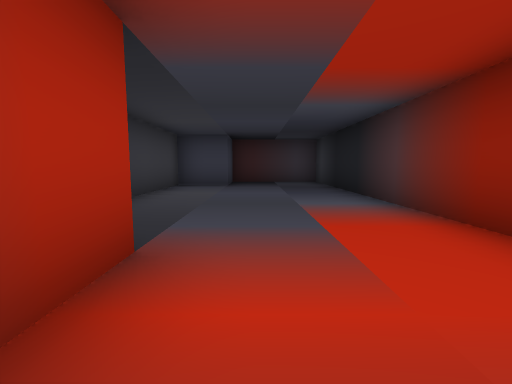
View 1 (above)

19 first-person views from a walk through a Unity game level. The camera is 1.2 m above the floor, tilts 6° down and sees 90° across. The floor is counted in squares, 2 m on a side. Each view is taken from the middle of a square. On the plan, view 1 faces up. The plan holds only what a view shows up to about 9 squares ahead; the rest is blank. The place goes on beyond the plan.

View 2
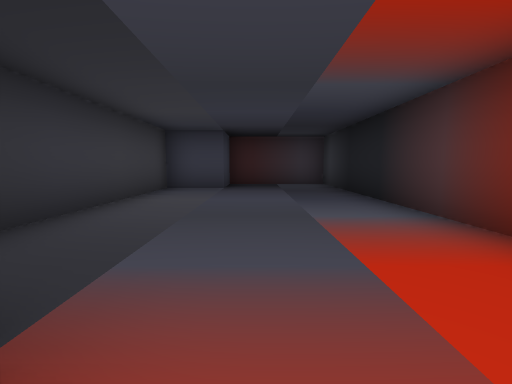

View 3
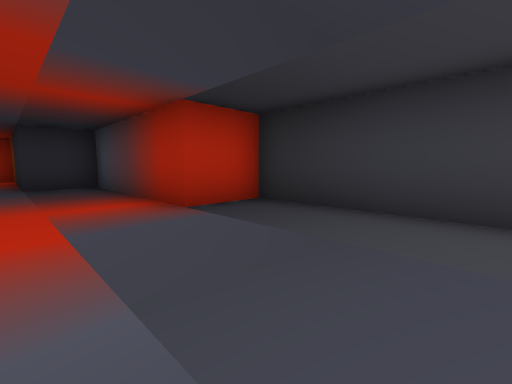

View 4
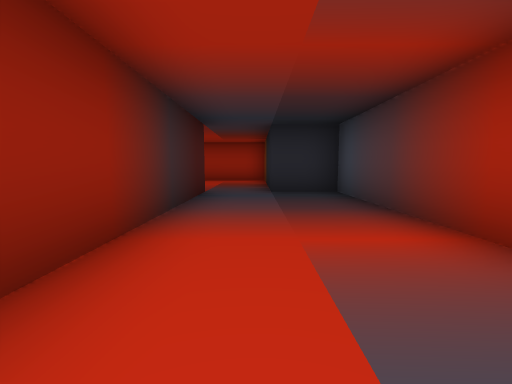

View 5
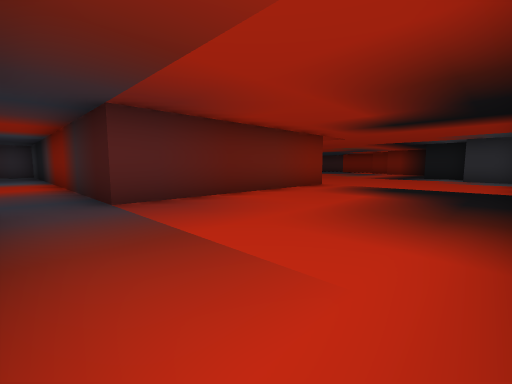

View 6
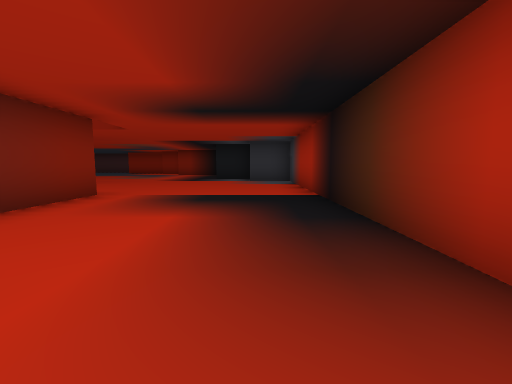

View 7
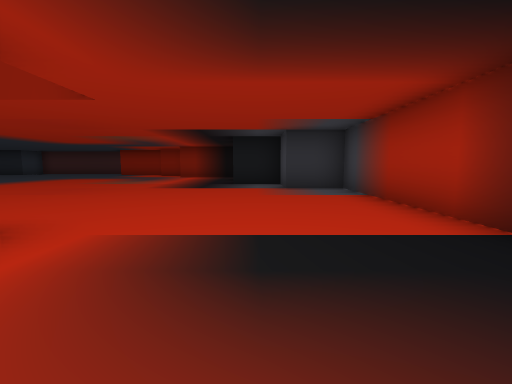

View 8
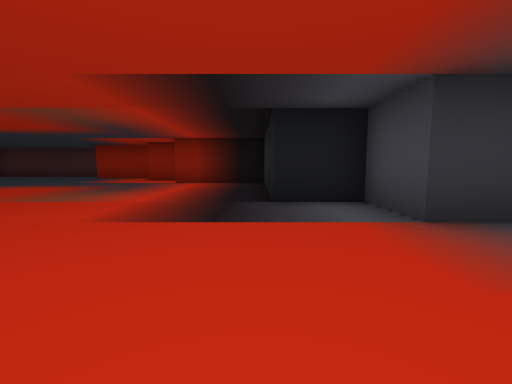

View 9
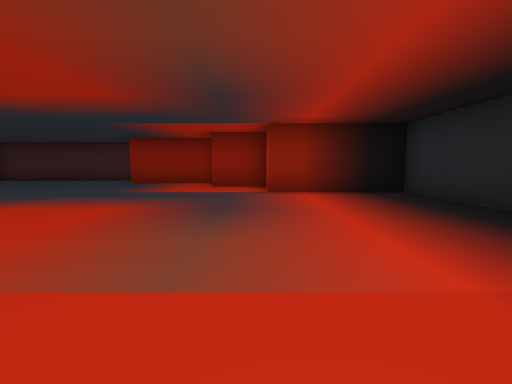

View 10
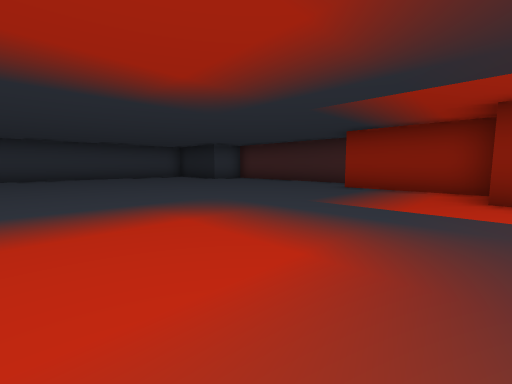

View 11
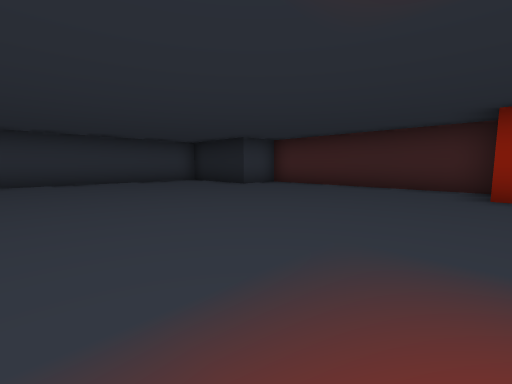

View 12
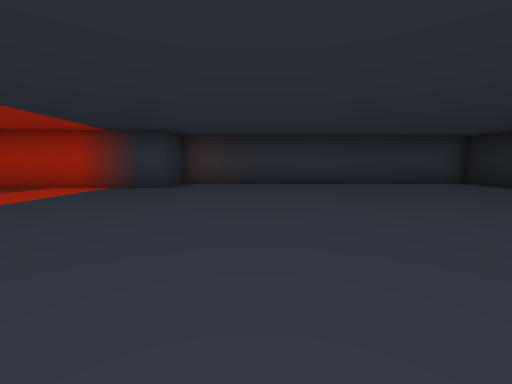

View 13
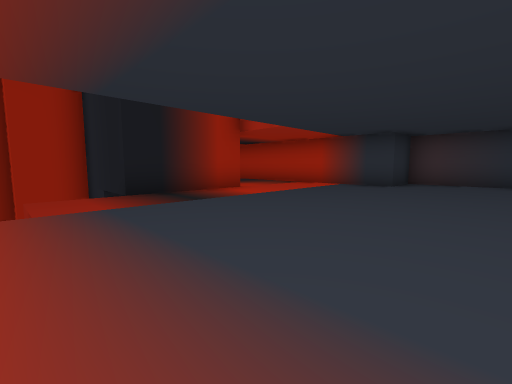

View 14
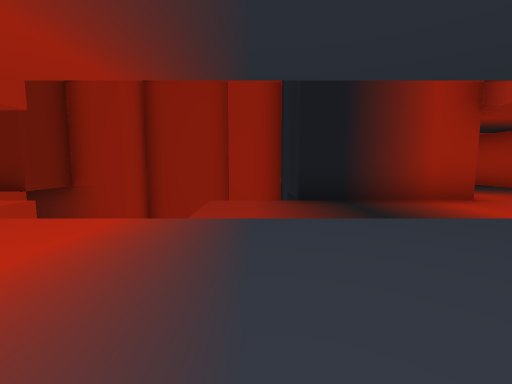

View 15
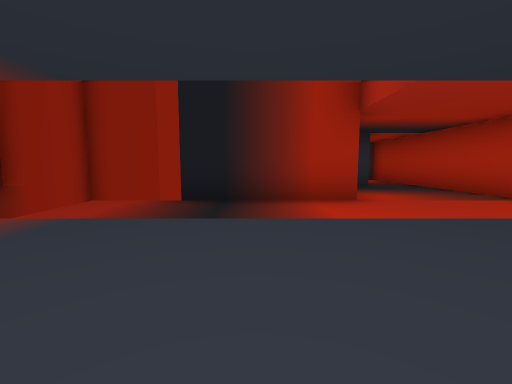

View 16
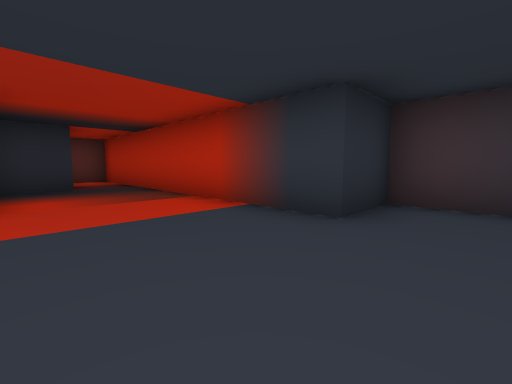

View 17
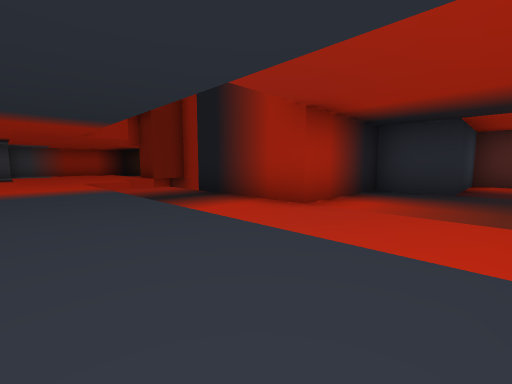

View 18
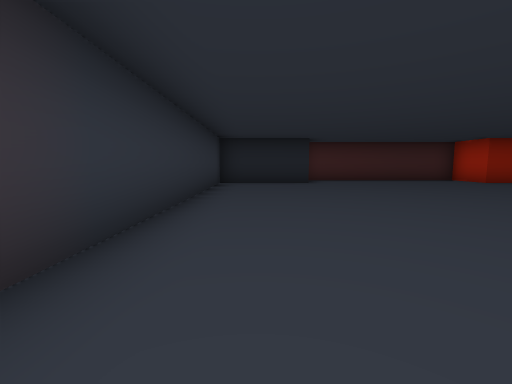

View 19
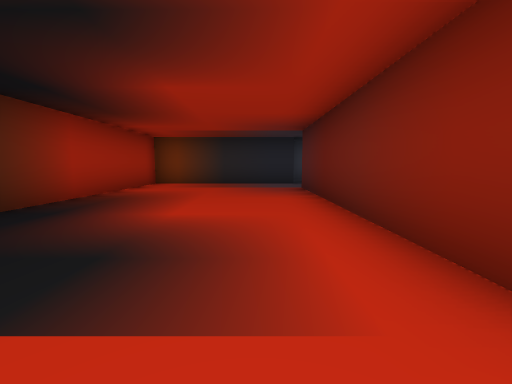

### Floor plan
Key: @ floor where view 1 was taken; # wall or solid block; . floor; v drop or lower ground.
Columns run from 3 left of view 1 to 23 right of it. Each row starts with its distance up from view 1.
 13                ###########
 12                #.........#
 11       ##########.........#
 10   #####..................##
  9   #..#####................#
  8 ###..#   #................#
  7 #....#   ####.............#
  6 #....#    ###.............#
  5 #....#    ###.............#
  4 #....#    v  .............#
  3 #....#  #vv  vv..........##
  2 #....#  #     v..........#
  1 ###..#  #     v..........#
  0   #@.#  ##v  ..........###
 -1   #..#  ###v ..........#
 -2   #..#######..........##
 -3   ##..................#
 -4    #..................#
 -5    #.............######
 -6    #............##
 -7    #............#
 -8    ##############

Positions as (right, up) in squares from view 1, and headings:
1: (0, 0), facing up
2: (0, 1), facing up
3: (1, 5), facing down-left
4: (1, 3), facing down
5: (1, -7), facing up-right
6: (3, -6), facing right
7: (6, -5), facing right
8: (10, -4), facing right
9: (13, -1), facing right
10: (15, 0), facing up-right
11: (16, 3), facing up-right
12: (15, 4), facing up
13: (15, 3), facing up-left
14: (14, 4), facing left
15: (14, 6), facing left
16: (14, 8), facing up-left
17: (13, 10), facing down-left
18: (13, 11), facing right
19: (9, -4), facing left
